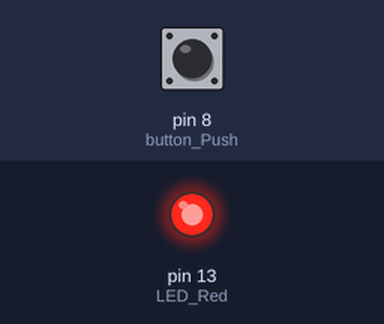
Recording of a sketch running on a simulated Arduino Uno, built with avr-gcc and run on an emulated ATmega328P. Shown: output pins drawn as LEDs (lit = HIGH). The inputs (shaded band) are chosen by the test bench; at power-on: pin 8 (button_Push) HIGH. What the sketch prints to the serial monitor is not drawn.

Above: at 1.2 s.
1.3 s: pin 8 (button_Push) pulled LOW for 0.15 s
At 1.38 s:
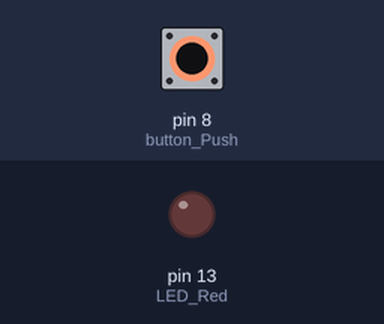
2.9 s: pin 8 (button_Push) pulled LOW for 3.2 s
At 7.1 s:
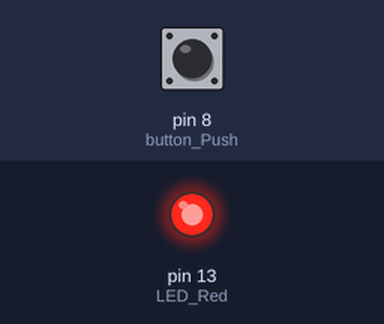
Timing chart, 0 to 8.6 s (numbered marks = the images above; inputs shaded):
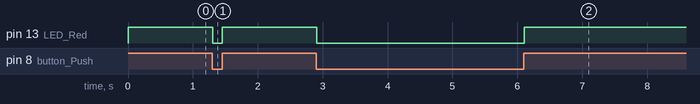

The sketch:

sketch_oct13a.ino
```cpp
int LED_Red = 13;
int button_Push = 8;

void setup()
{
  Serial.begin(9600);
  pinMode(LED_Red, OUTPUT);
  pinMode(button_Push, INPUT_PULLUP);
}

void loop()
{
  int readValue = digitalRead(button_Push);
  Serial.println(readValue);

  if(readValue == HIGH)
  {
    digitalWrite(LED_Red, HIGH);
  }

  else
  {
    digitalWrite(LED_Red, LOW);
  }
}
```

Measured:
- after the input at 1.3 s, pin 13 (LED_Red): HIGH → LOW at once, → HIGH 0.15 s later
- after the input at 2.9 s, pin 13 (LED_Red): HIGH → LOW at once, → HIGH 3.2 s later
